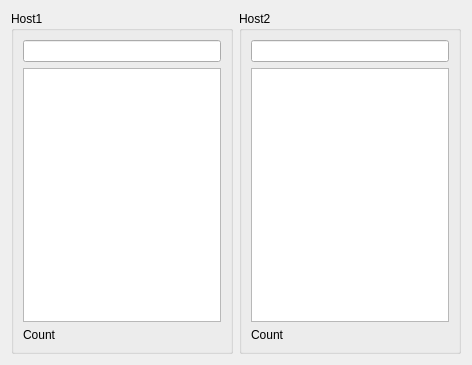
<?xml version="1.0" encoding="UTF-8"?>
<ui version="4.0">
 <class>MainWidget</class>
 <widget class="QWidget" name="MainWidget">
  <property name="geometry">
   <rect>
    <x>0</x>
    <y>0</y>
    <width>472</width>
    <height>365</height>
   </rect>
  </property>
  <property name="windowTitle">
   <string>Form</string>
  </property>
  <layout class="QHBoxLayout" name="horizontalLayout_2">
   <item>
    <widget class="QGroupBox" name="box2">
     <property name="title">
      <string>Host1</string>
     </property>
     <layout class="QGridLayout" name="gridLayout_2">
      <item row="1" column="1">
       <widget class="QTableWidget" name="table2"/>
      </item>
      <item row="2" column="1">
       <widget class="QLabel" name="label2">
        <property name="text">
         <string>Count</string>
        </property>
       </widget>
      </item>
      <item row="0" column="1">
       <widget class="QLineEdit" name="lineEdit2"/>
      </item>
     </layout>
    </widget>
   </item>
   <item>
    <widget class="QGroupBox" name="box3">
     <property name="title">
      <string>Host2</string>
     </property>
     <layout class="QVBoxLayout" name="verticalLayout">
      <item>
       <widget class="QLineEdit" name="lineEdit3"/>
      </item>
      <item>
       <widget class="QTableWidget" name="table3"/>
      </item>
      <item>
       <widget class="QLabel" name="label3">
        <property name="text">
         <string>Count</string>
        </property>
       </widget>
      </item>
     </layout>
    </widget>
   </item>
  </layout>
 </widget>
 <resources/>
 <connections/>
</ui>
